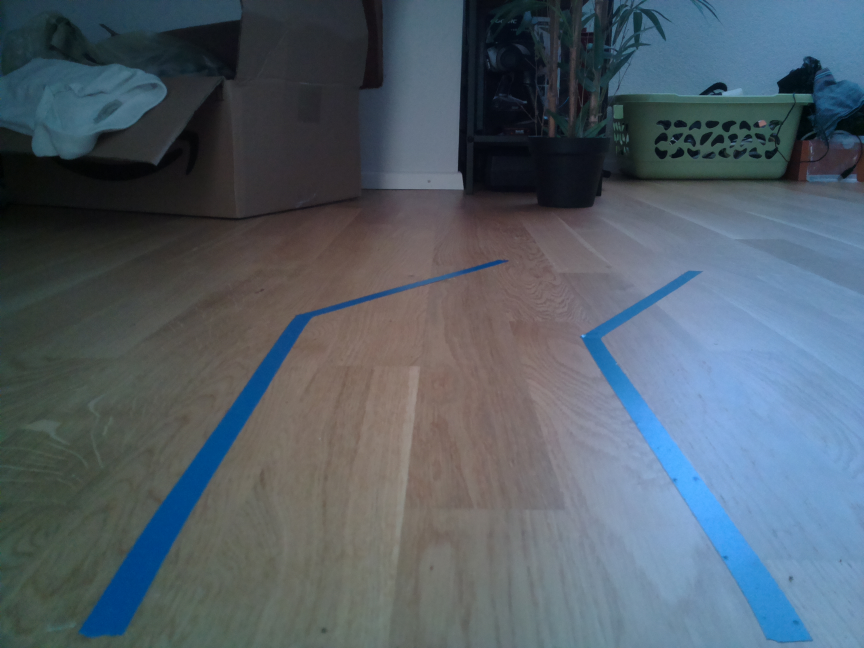
#> input picture AutoPilot/utilities/lane_tracking/test.jpg, 2592 x 1944 px, given in place of the camera (shown at 1/3 size)
$ python run_test_navigation_class.py
#> lines starting #> are read from the running program, lines starting #| are printed output that depends on the picture; after the words box and inside, x2 and y2 are one past the last pixel; in counts of white or black regions, pixels touching at a corner belong together
### test/Rule-Based/laneNavigation_test.py
import cv2
import matplotlib.pyplot as plt
import numpy as np
import time
import os
import logging
import math

class rule_based_lane_follow():

    def __init__(self):
        logging.info('starting lane navigation')
        self.curr_steering_angle = 0

    def navigate(self, frame):

        avg_lines, combo_image = detect_lane_image(frame)
        self.curr_steering_angle, self.image = steering_angle(combo_image, avg_lines, self.curr_steering_angle)


def detect_lane_image(image):
    canny_img = canny(image)
    cropped_img = region_of_interest(canny_img)
    line_segments = detect_line_segments(cropped_img)
    avg_lines = average_slope_intercept(image, line_segments)
    line_image = display_lines(image, avg_lines)
    combo_image = cv2.addWeighted(image, 0.8, line_image, 1, 1)
    return avg_lines, combo_image


def canny(image):
    gray = cv2.cvtColor(image, cv2.COLOR_BGR2GRAY)
    blur = cv2.GaussianBlur(gray, (5, 5), 0)
    canny = cv2.Canny(blur, 50, 150)
    return canny


def region_of_interest(image):
    height = image.shape[0]
    width = image.shape[1]
    polygons = np.array([
    [(0, 600),  (1200, 600),  (1200, 400), (800, 250), (400, 250), (0, 400)]
    ])
    mask = np.zeros_like(image)
    cv2.fillPoly(mask, polygons, 255)
    masked_image = cv2.bitwise_and(image, mask)
    return masked_image


def detect_line_segments(cropped_image):
    # tuning min_threshold, minLineLength, maxLineGap is a trial and error process by hand
    rho = 1  # precision in pixel, i.e. 1 pixel
    angle = np.pi / 180  # degree in radian, i.e. 1 degree
    min_threshold = 1  # minimal of votes
    line_segments = cv2.HoughLinesP(cropped_image, rho, angle, min_threshold, np.array([]), minLineLength=8, maxLineGap=4)

    if line_segments is not None:
        for line_segment in line_segments:
            logging.debug('detected line_segment:')
            logging.debug("%s of length %s" % (line_segment, length_of_line_segment(line_segment[0])))

    return line_segments


def make_coordinates(image, line_parameters):
    slope, intercept = line_parameters
    width = image.shape[1]
    # höhe der roi
    y2 = 250
    #rechte spur
    if slope > 0:
        y1 = slope * width + intercept
        x1 = width
        x2 = (y2 - intercept) / slope
    #linke spur
    if slope < 0:
        y1 = intercept
        x1 = 0
        x2 = (y2 - intercept) / slope

    x1, y1, x2, y2 = int(x1), int(y1), int(x2), int(y2)
    return np.array([x1, y1, x2, y2])


def average_slope_intercept(image, lines):
    left_fit = []
    right_fit = []
    for line in lines:
        x1, y1, x2, y2 = np.squeeze(line)
        slope, intercept = np.polyfit((x1, x2), (y1, y2), 1)
        # prüfen ob die spur auf der linke oder rechten seite ist
        if slope < 0:
            left_fit.append((slope, intercept))
        else:
            right_fit.append((slope, intercept))

    left_fit_average = np.average(left_fit, axis=0)
    right_fit_average = np.average(right_fit, axis=0)

    left_line = make_coordinates(image, left_fit_average)
    right_line = make_coordinates(image, right_fit_average)

    return np.array([left_line, right_line])


def display_lines(image, lines):
    line_image = np.zeros_like(image)
    if lines is not None:
        for x1, y1, x2, y2 in lines:
            cv2.line(line_image, (x1, y1), (x2, y2), (255, 0, 0), 10)
    return line_image


def length_of_line_segment(line):
    x1, y1, x2, y2 = line
    return math.sqrt((x2 - x1) ** 2 + (y2 - y1) ** 2)


def compute_steering_angle(frame, lane_lines):
    """ Find the steering angle based on lane line coordinate
        We assume that camera is calibrated to point to dead center
    """
    if len(lane_lines) == 0:
        logging.info('No lane lines detected, do nothing')
        return 0

    height, width, _ = frame.shape
    if len(lane_lines) == 1:
        logging.debug('Only detected one lane line, just follow it. %s' % lane_lines[0])
        x1, _, x2, _ = lane_lines[0]
        x_offset = x2 - x1
    else:
        _, _, left_x2, _ = lane_lines[0]
        _, _, right_x2, _ = lane_lines[1]
        camera_mid_offset_percent = 0.03 # 0.0 means car pointing to center, -0.03: car is centered to left, +0.03 means car pointing to right
        mid = int(width / 2 * (1 + camera_mid_offset_percent))
        x_offset = (left_x2 + right_x2) / 2 - mid

    # find the steering angle, which is angle between navigation direction to end of center line
    y_offset = int(height / 2)

    angle_to_mid_radian = math.atan(x_offset / y_offset)  # angle (in radian) to center vertical line
    angle_to_mid_deg = int(angle_to_mid_radian * 180.0 / math.pi)  # angle (in degrees) to center vertical line
    print(angle_to_mid_deg)
    steering_angle = angle_to_mid_deg + 90  # this is the steering angle needed by picar front wheel

    logging.debug('new steering angle: %s' % steering_angle)
    return angle_to_mid_deg


def stabilize_steering_angle(curr_steering_angle, new_steering_angle, num_of_lane_lines, max_angle_deviation_two_lines=5, max_angle_deviation_one_lane=1):
    """
    Using last steering angle to stabilize the steering angle
    This can be improved to use last N angles, etc
    if new angle is too different from current angle, only turn by max_angle_deviation degrees
    """
    if num_of_lane_lines == 2 :
        # if both lane lines detected, then we can deviate more
        max_angle_deviation = max_angle_deviation_two_lines
    else :
        # if only one lane detected, don't deviate too much
        max_angle_deviation = max_angle_deviation_one_lane

    angle_deviation = new_steering_angle - curr_steering_angle
    if abs(angle_deviation) > max_angle_deviation:
        stabilized_steering_angle = int(curr_steering_angle
                                        + max_angle_deviation * angle_deviation / abs(angle_deviation))
    else:
        stabilized_steering_angle = new_steering_angle
    logging.info('Proposed angle: %s, stabilized angle: %s' % (new_steering_angle, stabilized_steering_angle))
    return stabilized_steering_angle


def display_heading_line(frame, steering_angle, line_color=(0, 0, 255), line_width=5, ):
    heading_image = np.zeros_like(frame)
    height, width, _ = frame.shape

    # figure out the heading line from steering angle
    # heading line (x1,y1) is always center bottom of the screen
    # (x2, y2) requires a bit of trigonometry

    # Note: the steering angle of:
    # 0-89 degree: turn left
    # 90 degree: going straight
    # 91-180 degree: turn right
    if steering_angle is not 0:
        steering_angle_radian = steering_angle / 180.0 * math.pi
        x1 = int(width / 2)
        y1 = height
        x2 = int(x1 - height / 2 / math.tan(steering_angle_radian))
        y2 = int(height / 2)

    else:
        x1 = int(width / 2)
        y1 = height
        x2 = int(width / 2)
        y2 = int(height / 2)

    cv2.line(heading_image, (x1, y1), (x2, y2), line_color, line_width)
    heading_image = cv2.addWeighted(frame, 0.8, heading_image, 1, 1)

    return heading_image


def steering_angle(combo_image, avg_lines, curr_steering_angle):
    new_steering_angle = compute_steering_angle(combo_image, avg_lines)
    curr_steering_angle = stabilize_steering_angle(curr_steering_angle, new_steering_angle, len(avg_lines))
    curr_heading_image = display_heading_line(combo_image, curr_steering_angle)
    return curr_steering_angle, curr_heading_image


# [9 lines that do not run on import are left out]

### test/Rule-Based/run_test_navigation_class.py
from laneNavigation_test import rule_based_lane_follow
import cv2
import Adafruit_PCA9685
import logging
import time

#logging.basicConfig(level=logging.INFO)

autopilot = rule_based_lane_follow()
#initialize PCA9685
pwm = Adafruit_PCA9685.PCA9685(address=0x40)
pwm.set_pwm_freq(60)
logging.info('loaded PCA')
time.sleep(0.5)
servo_middle = 340 # mitte

def steering_angle_to_pwm(steering_angle):
    pwm = (steering_angle +20) * 3.5 + 270
    return pwm

def max_steering(steering_angle):
    if steering_angle >= 20:
        steering_angle = max_steering_right
    elif steering_angle <= -20:
        steering_angle = max_steering_left
    else:
        steering_angle = steering_angle
    return steering_angle

cam = cv2.VideoCapture(0)
while cam:
    ret, frame = cam.read()
#> frame is the input picture: shape (1944, 2592, 3); mean B, G, R 104.8, 94.5, 82
    if ret:
        frame = cv2.resize(frame, (1200, 800))
#> frame: shape (800, 1200, 3)
        autopilot.navigate(frame)
#> in canny, `gray = cv2.cvtColor(image, cv2.COLOR_BGR2GRAY)`:
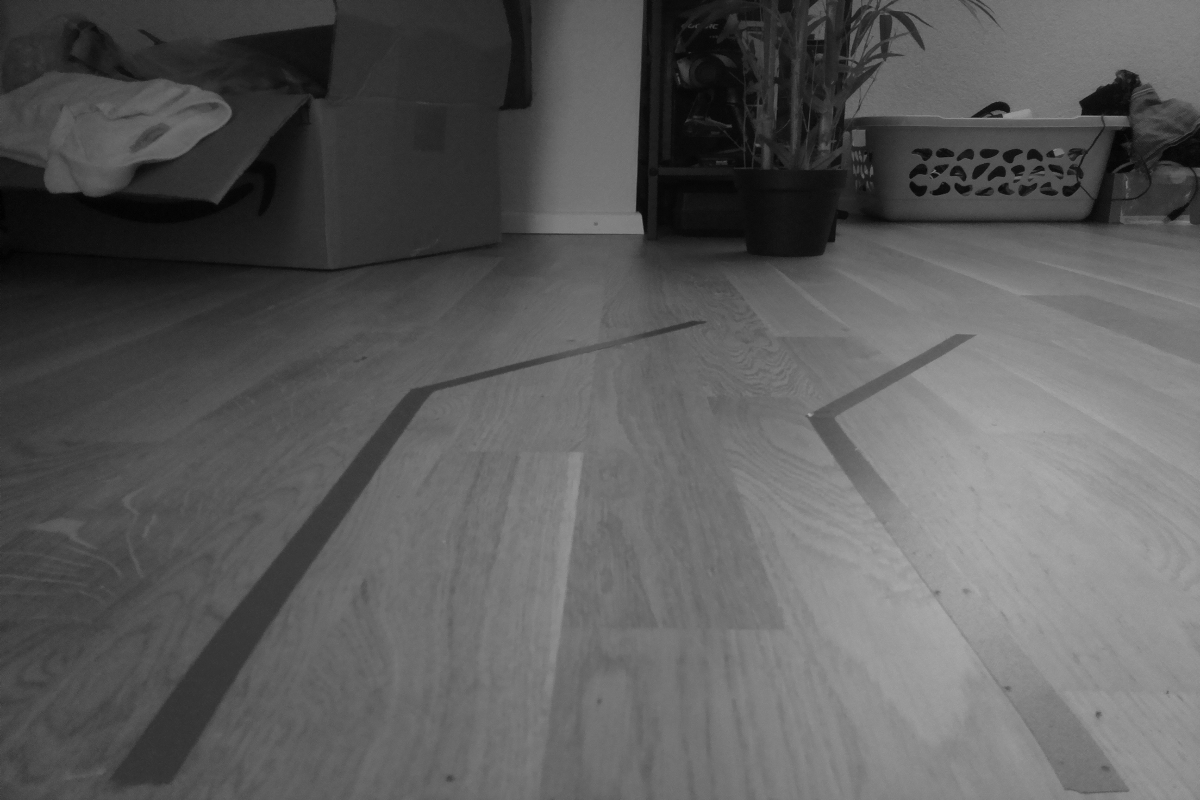
#> gray: shape (800, 1200); min 1, max 172, mean 91.8
#> in canny, `canny = cv2.Canny(blur, 50, 150)`:
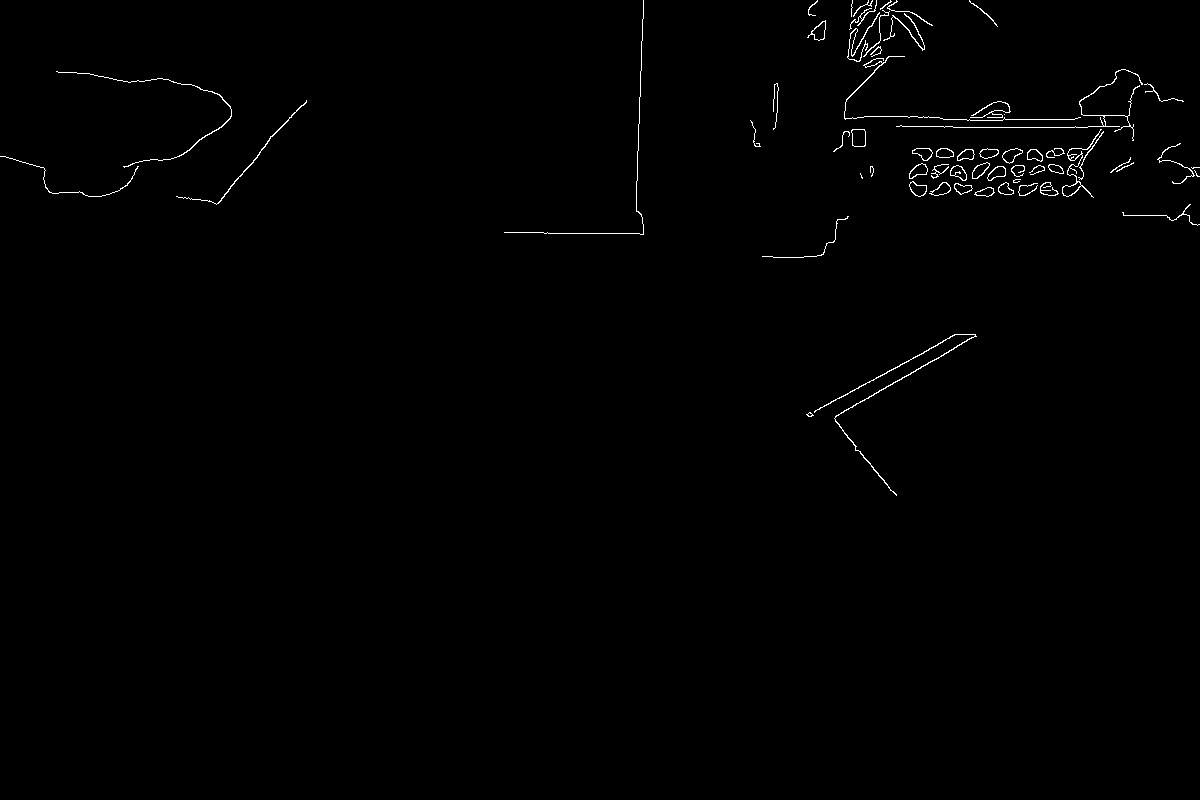
#> canny: shape (800, 1200); 0.62% white in thin lines or dots, all inside (x1, y1, x2, y2) = (0, 0, 1200, 496)
#> in region_of_interest, `cv2.fillPoly(mask, polygons, 255)`: mask: shape (800, 1200); 37.6% white; 1 white region, box (x1, y1, x2, y2) and area: (0, 250, 1200, 601) 361100
#> in region_of_interest, `masked_image = cv2.bitwise_and(image, mask)`:
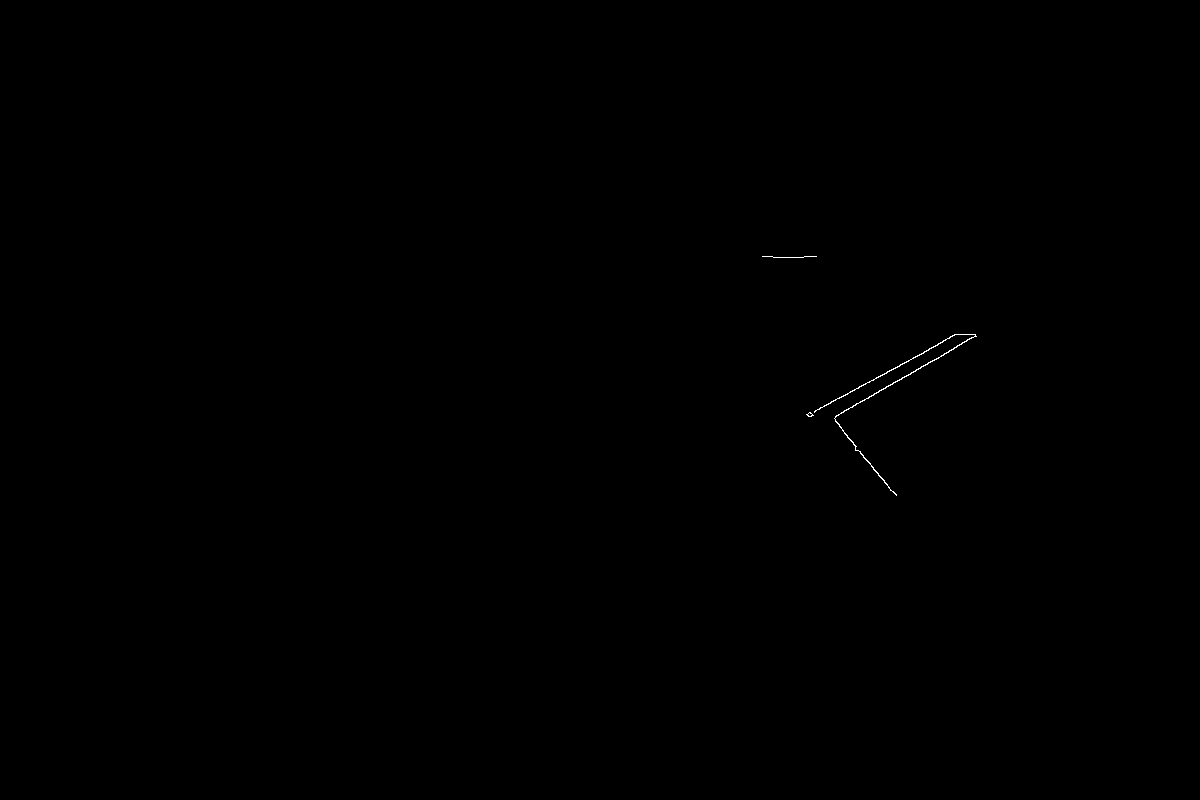
#> masked_image: shape (800, 1200); 0.07% white in thin lines or dots, all inside (x1, y1, x2, y2) = (762, 256, 977, 496)
#> in detect_line_segments, `line_segments = cv2.HoughLinesP(cropped_image, rho, angle, min_thresho..`: line_segments = 19 rows, first 6: [807, 415, 815, 411], [835, 416, 932, 360], [762, 256, 772, 256], [839, 398, 865, 383], [862, 401, 976, 336], [835, 420, 895, 494]
#> the loop in detect_line_segments, `for line_segment in line_segments:` made 19 passes
#> (x1 in length_of_line_segment, y1 in length_of_line_segment, x2 in length_of_line_segment, y2 in length_of_line_segment) on passes 1 to 12: (807, 415, 815, 411), (835, 416, 932, 360), (762, 256, 772, 256), (839, 398, 865, 383), (862, 401, 976, 336), (835, 420, 895, 494), (906, 362, 952, 335), (817, 409, 835, 400), (921, 354, 955, 334), (773, 257, 785, 257), (944, 353, 974, 336), (899, 366, 915, 356)
#> the loop in average_slope_intercept, `for line in lines:` made 19 passes
#> (x1, y1, x2, y2, slope, intercept) on passes 1 to 12: (807, 415, 815, 411, -0.5, 818.5), (835, 416, 932, 360, -0.577, 898.1), (762, 256, 772, 256, -9.02e-16, 256), (839, 398, 865, 383, -0.577, 882), (862, 401, 976, 336, -0.57, 892.5), (835, 420, 895, 494, 1.23, -609.8), (906, 362, 952, 335, -0.587, 893.8), (817, 409, 835, 400, -0.5, 817.5), (921, 354, 955, 334, -0.588, 895.8), (773, 257, 785, 257, -1.2e-15, 257), (944, 353, 974, 336, -0.567, 887.9), (899, 366, 915, 356, -0.625, 927.9)
#> after the loop in average_slope_intercept, `for line in lines:`: left_fit = 17 items, first 6: (-0.5, 818.5), (-0.577, 898.1), (-9.02e-16, 256), (-0.577, 882), (-0.57, 892.5), (-0.587, 893.8); right_fit = [(1.23, -609.8), (1.27, -641.9)]
#> in average_slope_intercept, `left_fit_average = np.average(left_fit, axis=0)`: left_fit_average = [-0.439, 742.1]
#> in average_slope_intercept, `right_fit_average = np.average(right_fit, axis=0)`: right_fit_average = [1.25, -625.9]
#> in make_coordinates, `slope, intercept = line_parameters`: slope = -0.439; intercept = 742.1
#> in make_coordinates, `x2 = (y2 - intercept) / slope`: x2 = 1120
#> in make_coordinates, `x1, y1, x2, y2 = int(x1), int(y1), int(x2), int(y2)`: x1 = 0; y1 = 742; y2 = 250
#> in average_slope_intercept, `left_line = make_coordinates(image, left_fit_average)`: left_line = [0, 742, 1120, 250]
#> in average_slope_intercept, `right_line = make_coordinates(image, right_fit_average)`: right_line = [1200, 877, 699, 250]
#> in detect_lane_image, `avg_lines = average_slope_intercept(image, line_segments)`: avg_lines = [[0, 742, 1120, 250], [1200, 877, 699, 250]]
#> the loop in display_lines, `for x1, y1, x2, y2 in lines:` made 2 passes
#> in detect_lane_image, `combo_image = cv2.addWeighted(image, 0.8, line_image, 1, 1)`:
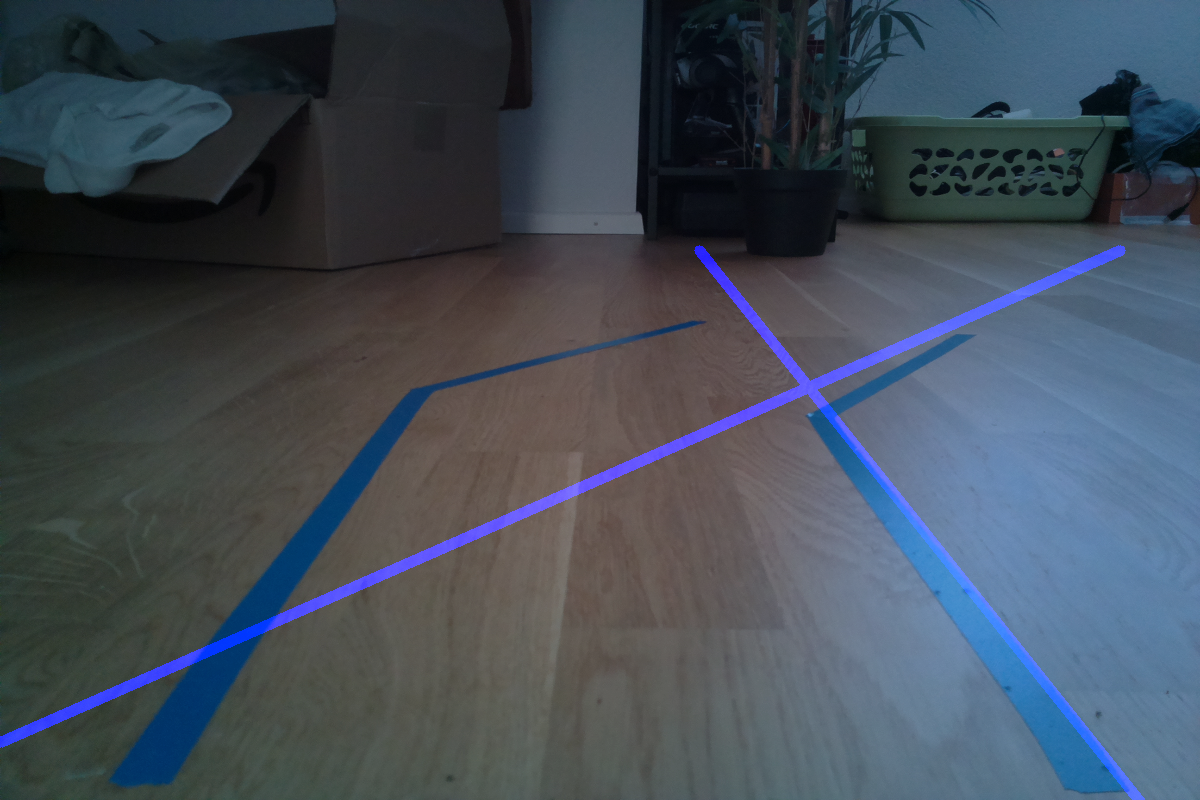
#> combo_image: shape (800, 1200, 3); mean B, G, R 87.9, 76.5, 66.5
#> in compute_steering_angle, `_, _, left_x2, _ = lane_lines[0]`: left_x2 = 1120
#> in compute_steering_angle, `_, _, right_x2, _ = lane_lines[1]`: right_x2 = 699
#> in compute_steering_angle, `x_offset = (left_x2 + right_x2) / 2 - mid`: x_offset = 291.5
#> in compute_steering_angle, `angle_to_mid_radian = math.atan(x_offset / y_offset)`: angle_to_mid_radian = 0.63
#> in compute_steering_angle, `angle_to_mid_deg = int(angle_to_mid_radian * 180.0 / math.pi)`: angle_to_mid_deg = 36
#| 36
#> in compute_steering_angle, `steering_angle = angle_to_mid_deg + 90`: steering_angle = 126
#> in steering_angle, `new_steering_angle = compute_steering_angle(combo_image, avg_lines)`: new_steering_angle = 36
#> in stabilize_steering_angle, `stabilized_steering_angle = int(curr_steering_angle + max_angle_deviat..`: stabilized_steering_angle = 5
#> in display_heading_line, `steering_angle_radian = steering_angle / 180.0 * math.pi`: steering_angle_radian = 0.0873
#> in display_heading_line, `x2 = int(x1 - height / 2 / math.tan(steering_angle_radian))`: x2 = -3972
#> in display_heading_line, `heading_image = cv2.addWeighted(frame, 0.8, heading_image, 1, 1)`:
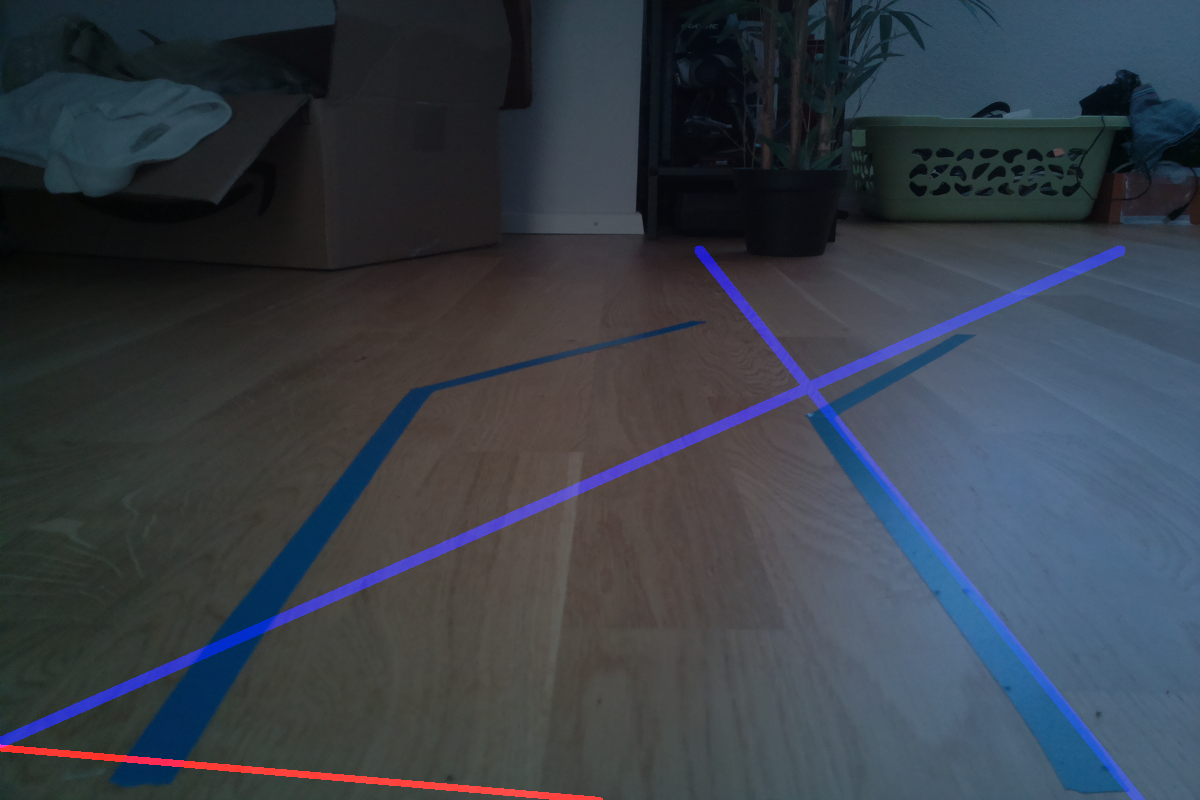
#> heading_image: shape (800, 1200, 3); mean B, G, R 71.3, 62.2, 55.1
#> in navigate, `self.curr_steering_angle, self.image = steering_angle(combo_image, avg..`: self.curr_steering_angle = 5
        steering_angle = autopilot.curr_steering_angle
#> steering_angle = 5
        print(autopilot.curr_steering_angle)
#| 5
        steering_angle = max_steering(steering_angle)
        pwm = steering_angle_to_pwm(steering_angle)
#> in steering_angle_to_pwm, `pwm = (steering_angle +20) * 3.5 + 270`: pwm = 357.5
#> pwm = 357.5
        cv2.imshow('frame', autopilot.image)
        print(pwm)
#| 357.5

    else:
        loggin.warning('Somethings wrong with the camera')
        break

    if cv2.waitKey(1) == ord('q'):
#> (key q is pressed here)
        break

# Clean up
cv2.destroyAllWindows()
cam.release()

#pwm.set_pwm(0, 0, 340)
